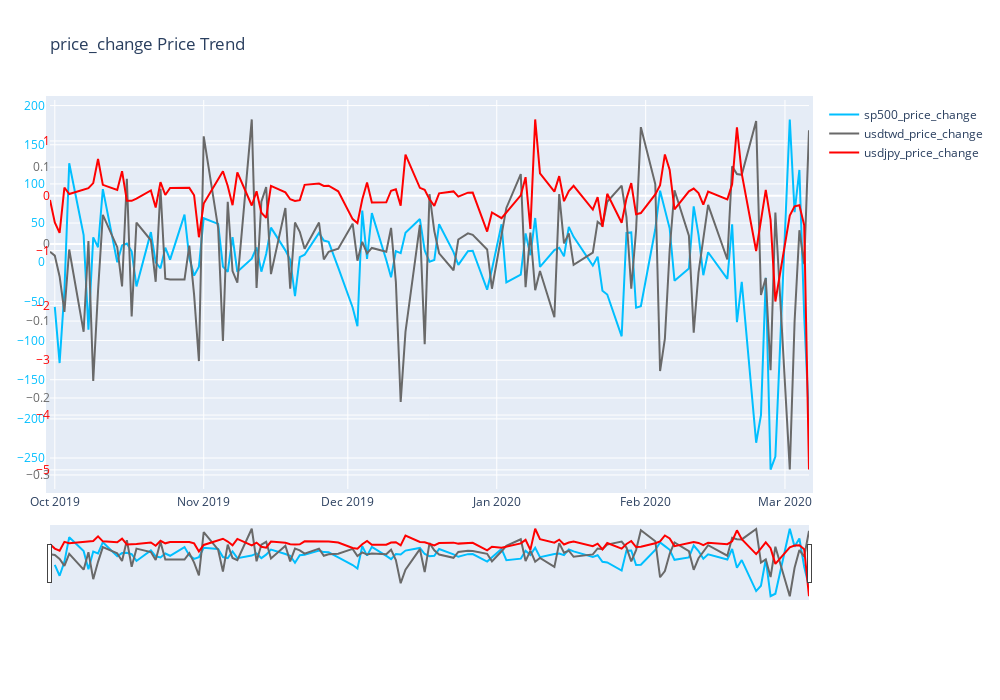

The cell this chart's notebook holds for it:
### Code cell
plot_graph(df, "price_change")
